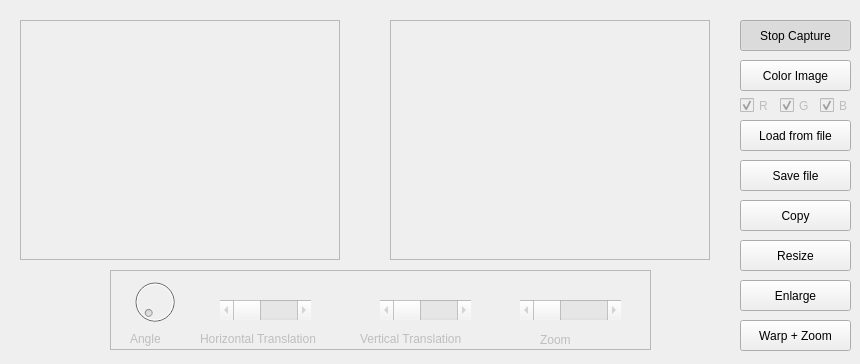
<?xml version="1.0" encoding="UTF-8"?>
<ui version="4.0">
 <class>MainWindow</class>
 <widget class="QWidget" name="MainWindow">
  <property name="enabled">
   <bool>true</bool>
  </property>
  <property name="geometry">
   <rect>
    <x>0</x>
    <y>0</y>
    <width>860</width>
    <height>364</height>
   </rect>
  </property>
  <property name="windowTitle">
   <string>Proyecto de Visión Artificial</string>
  </property>
  <widget class="QFrame" name="imageFrameS">
   <property name="geometry">
    <rect>
     <x>20</x>
     <y>20</y>
     <width>320</width>
     <height>240</height>
    </rect>
   </property>
   <property name="frameShape">
    <enum>QFrame::StyledPanel</enum>
   </property>
   <property name="frameShadow">
    <enum>QFrame::Raised</enum>
   </property>
  </widget>
  <widget class="QFrame" name="imageFrameD">
   <property name="geometry">
    <rect>
     <x>390</x>
     <y>20</y>
     <width>320</width>
     <height>240</height>
    </rect>
   </property>
   <property name="frameShape">
    <enum>QFrame::StyledPanel</enum>
   </property>
   <property name="frameShadow">
    <enum>QFrame::Raised</enum>
   </property>
  </widget>
  <widget class="QPushButton" name="captureButton">
   <property name="geometry">
    <rect>
     <x>740</x>
     <y>20</y>
     <width>111</width>
     <height>31</height>
    </rect>
   </property>
   <property name="text">
    <string>Stop Capture</string>
   </property>
   <property name="checkable">
    <bool>true</bool>
   </property>
   <property name="checked">
    <bool>true</bool>
   </property>
  </widget>
  <widget class="QPushButton" name="colorButton">
   <property name="geometry">
    <rect>
     <x>740</x>
     <y>60</y>
     <width>111</width>
     <height>31</height>
    </rect>
   </property>
   <property name="text">
    <string>Color Image</string>
   </property>
   <property name="checkable">
    <bool>true</bool>
   </property>
   <property name="checked">
    <bool>false</bool>
   </property>
  </widget>
  <widget class="QCheckBox" name="checkBoxR">
   <property name="enabled">
    <bool>false</bool>
   </property>
   <property name="geometry">
    <rect>
     <x>740</x>
     <y>90</y>
     <width>31</width>
     <height>31</height>
    </rect>
   </property>
   <property name="text">
    <string>R</string>
   </property>
   <property name="checked">
    <bool>true</bool>
   </property>
   <property name="tristate">
    <bool>false</bool>
   </property>
  </widget>
  <widget class="QCheckBox" name="checkBoxG">
   <property name="enabled">
    <bool>false</bool>
   </property>
   <property name="geometry">
    <rect>
     <x>780</x>
     <y>90</y>
     <width>31</width>
     <height>31</height>
    </rect>
   </property>
   <property name="text">
    <string>G</string>
   </property>
   <property name="checked">
    <bool>true</bool>
   </property>
  </widget>
  <widget class="QCheckBox" name="checkBoxB">
   <property name="enabled">
    <bool>false</bool>
   </property>
   <property name="geometry">
    <rect>
     <x>820</x>
     <y>90</y>
     <width>41</width>
     <height>31</height>
    </rect>
   </property>
   <property name="text">
    <string>B</string>
   </property>
   <property name="checked">
    <bool>true</bool>
   </property>
  </widget>
  <widget class="QPushButton" name="buttonLoad">
   <property name="geometry">
    <rect>
     <x>740</x>
     <y>120</y>
     <width>111</width>
     <height>31</height>
    </rect>
   </property>
   <property name="text">
    <string>Load from file</string>
   </property>
  </widget>
  <widget class="QPushButton" name="buttonSave">
   <property name="geometry">
    <rect>
     <x>740</x>
     <y>160</y>
     <width>111</width>
     <height>31</height>
    </rect>
   </property>
   <property name="text">
    <string>Save file</string>
   </property>
  </widget>
  <widget class="QPushButton" name="buttonCopy">
   <property name="geometry">
    <rect>
     <x>740</x>
     <y>200</y>
     <width>111</width>
     <height>31</height>
    </rect>
   </property>
   <property name="text">
    <string>Copy</string>
   </property>
  </widget>
  <widget class="QPushButton" name="buttonResize">
   <property name="geometry">
    <rect>
     <x>740</x>
     <y>240</y>
     <width>111</width>
     <height>31</height>
    </rect>
   </property>
   <property name="text">
    <string>Resize</string>
   </property>
  </widget>
  <widget class="QPushButton" name="buttonEnlarge">
   <property name="geometry">
    <rect>
     <x>740</x>
     <y>280</y>
     <width>111</width>
     <height>31</height>
    </rect>
   </property>
   <property name="text">
    <string>Enlarge</string>
   </property>
  </widget>
  <widget class="QPushButton" name="ButtonWarpZoom">
   <property name="geometry">
    <rect>
     <x>740</x>
     <y>320</y>
     <width>111</width>
     <height>31</height>
    </rect>
   </property>
   <property name="text">
    <string>Warp + Zoom</string>
   </property>
   <property name="checkable">
    <bool>true</bool>
   </property>
  </widget>
  <widget class="QFrame" name="frame">
   <property name="enabled">
    <bool>false</bool>
   </property>
   <property name="geometry">
    <rect>
     <x>110</x>
     <y>270</y>
     <width>541</width>
     <height>80</height>
    </rect>
   </property>
   <property name="frameShape">
    <enum>QFrame::StyledPanel</enum>
   </property>
   <property name="frameShadow">
    <enum>QFrame::Raised</enum>
   </property>
   <widget class="QDial" name="Angle">
    <property name="geometry">
     <rect>
      <x>20</x>
      <y>0</y>
      <width>50</width>
      <height>64</height>
     </rect>
    </property>
    <property name="maximum">
     <number>359</number>
    </property>
   </widget>
   <widget class="QScrollBar" name="horizontalTrans">
    <property name="geometry">
     <rect>
      <x>110</x>
      <y>30</y>
      <width>91</width>
      <height>20</height>
     </rect>
    </property>
    <property name="maximum">
     <number>160</number>
    </property>
    <property name="orientation">
     <enum>Qt::Horizontal</enum>
    </property>
   </widget>
   <widget class="QScrollBar" name="verticalTrans">
    <property name="geometry">
     <rect>
      <x>270</x>
      <y>30</y>
      <width>91</width>
      <height>20</height>
     </rect>
    </property>
    <property name="maximum">
     <number>120</number>
    </property>
    <property name="orientation">
     <enum>Qt::Horizontal</enum>
    </property>
   </widget>
   <widget class="QLabel" name="label">
    <property name="geometry">
     <rect>
      <x>20</x>
      <y>60</y>
      <width>67</width>
      <height>17</height>
     </rect>
    </property>
    <property name="text">
     <string>Angle</string>
    </property>
   </widget>
   <widget class="QLabel" name="label_2">
    <property name="geometry">
     <rect>
      <x>90</x>
      <y>60</y>
      <width>161</width>
      <height>17</height>
     </rect>
    </property>
    <property name="text">
     <string>Horizontal Translation</string>
    </property>
   </widget>
   <widget class="QLabel" name="label_3">
    <property name="geometry">
     <rect>
      <x>250</x>
      <y>60</y>
      <width>161</width>
      <height>17</height>
     </rect>
    </property>
    <property name="text">
     <string>Vertical Translation</string>
    </property>
   </widget>
   <widget class="QScrollBar" name="Zoom">
    <property name="geometry">
     <rect>
      <x>410</x>
      <y>30</y>
      <width>101</width>
      <height>20</height>
     </rect>
    </property>
    <property name="orientation">
     <enum>Qt::Horizontal</enum>
    </property>
   </widget>
   <widget class="QLabel" name="label_4">
    <property name="geometry">
     <rect>
      <x>430</x>
      <y>59</y>
      <width>51</width>
      <height>21</height>
     </rect>
    </property>
    <property name="text">
     <string>Zoom</string>
    </property>
   </widget>
  </widget>
 </widget>
 <resources/>
 <connections>
  <connection>
   <sender>colorButton</sender>
   <signal>clicked(bool)</signal>
   <receiver>checkBoxR</receiver>
   <slot>setEnabled(bool)</slot>
   <hints>
    <hint type="sourcelabel">
     <x>754</x>
     <y>79</y>
    </hint>
    <hint type="destinationlabel">
     <x>746</x>
     <y>106</y>
    </hint>
   </hints>
  </connection>
  <connection>
   <sender>colorButton</sender>
   <signal>clicked(bool)</signal>
   <receiver>checkBoxG</receiver>
   <slot>setEnabled(bool)</slot>
   <hints>
    <hint type="sourcelabel">
     <x>792</x>
     <y>77</y>
    </hint>
    <hint type="destinationlabel">
     <x>792</x>
     <y>113</y>
    </hint>
   </hints>
  </connection>
  <connection>
   <sender>colorButton</sender>
   <signal>clicked(bool)</signal>
   <receiver>checkBoxB</receiver>
   <slot>setEnabled(bool)</slot>
   <hints>
    <hint type="sourcelabel">
     <x>829</x>
     <y>72</y>
    </hint>
    <hint type="destinationlabel">
     <x>827</x>
     <y>103</y>
    </hint>
   </hints>
  </connection>
  <connection>
   <sender>ButtonWarpZoom</sender>
   <signal>clicked(bool)</signal>
   <receiver>frame</receiver>
   <slot>setEnabled(bool)</slot>
   <hints>
    <hint type="sourcelabel">
     <x>756</x>
     <y>335</y>
    </hint>
    <hint type="destinationlabel">
     <x>616</x>
     <y>324</y>
    </hint>
   </hints>
  </connection>
 </connections>
</ui>
